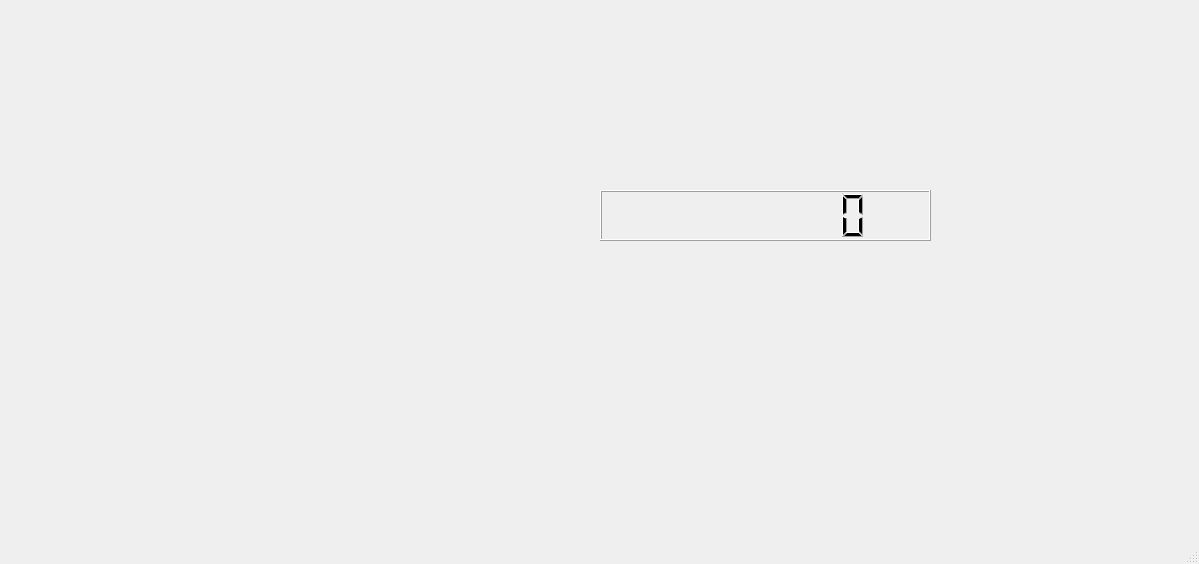
<?xml version="1.0" encoding="UTF-8"?>
<ui version="4.0">
 <class>MainWindow</class>
 <widget class="QMainWindow" name="MainWindow">
  <property name="geometry">
   <rect>
    <x>0</x>
    <y>0</y>
    <width>1199</width>
    <height>564</height>
   </rect>
  </property>
  <property name="windowTitle">
   <string>MainWindow</string>
  </property>
  <widget class="QWidget" name="centralwidget">
   <widget class="QLCDNumber" name="lcdNumber">
    <property name="geometry">
     <rect>
      <x>600</x>
      <y>190</y>
      <width>331</width>
      <height>51</height>
     </rect>
    </property>
    <property name="mouseTracking">
     <bool>false</bool>
    </property>
    <property name="focusPolicy">
     <enum>Qt::NoFocus</enum>
    </property>
    <property name="inputMethodHints">
     <set>Qt::ImhNone</set>
    </property>
    <property name="smallDecimalPoint">
     <bool>false</bool>
    </property>
    <property name="digitCount">
     <number>8</number>
    </property>
    <property name="mode">
     <enum>QLCDNumber::Dec</enum>
    </property>
    <property name="segmentStyle">
     <enum>QLCDNumber::Filled</enum>
    </property>
    <property name="value" stdset="0">
     <double>0.000000000000000</double>
    </property>
   </widget>
  </widget>
  <widget class="QMenuBar" name="menubar">
   <property name="geometry">
    <rect>
     <x>0</x>
     <y>0</y>
     <width>1199</width>
     <height>21</height>
    </rect>
   </property>
  </widget>
  <widget class="QStatusBar" name="statusbar"/>
 </widget>
 <resources/>
 <connections/>
</ui>
